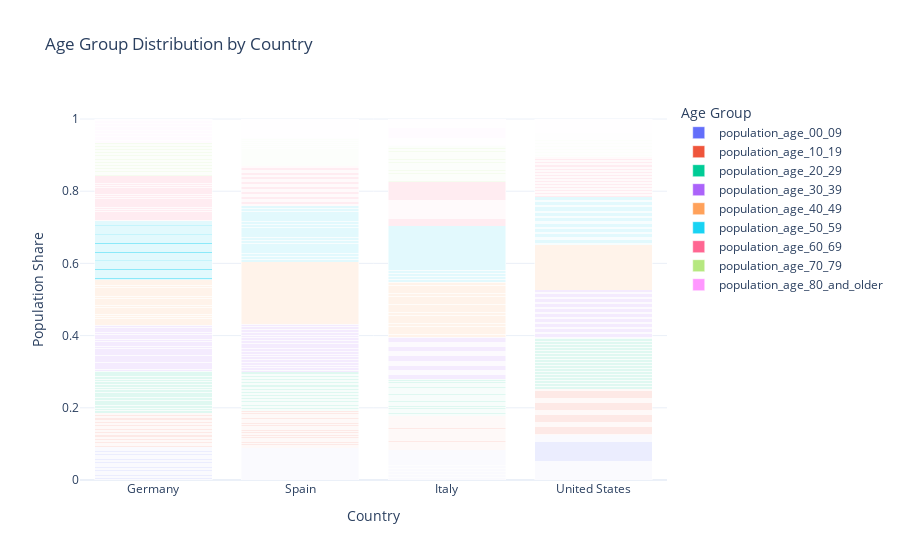

The notebook cell saved with this chart:
### Markdown cell above
6. What is the age distribution for each country?

### Code cell
#Age group by country

age_columns = ["population_age_00_09", "population_age_10_19", "population_age_20_29", 
               "population_age_30_39", "population_age_40_49", "population_age_50_59", 
               "population_age_60_69", "population_age_70_79", "population_age_80_and_older"]

df_melted = df.melt(id_vars=["country_name"], value_vars=age_columns, 
                    var_name="age_group", value_name="population_value")

# Calculate percentage share of each age group
df_melted["population_share"] = df_melted["population_value"] / df_melted.groupby("country_name")["population_value"].transform("sum")

# Plot age distribution by country
fig = px.bar(df_melted, x="country_name", y="population_share", color="age_group",
             title="Age Group Distribution by Country",
             labels={"country_name":"Country","population_share": "Population Share", "age_group": "Age Group"},
             template="plotly_white", barmode="stack")
fig.show()

### Figure 1 — Plotly figure (JSON) as saved in the notebook; plotly's stock layout.template omitted (floating-point values rounded to 4 significant figures; data arrays with more than 128 entries replaced by an {"elided": "..."} marker saying what was removed)
{"data": [{"alignmentgroup": "True", "hovertemplate": "Age Group=population_age_00_09<br>Country=%{x}<br>Population Share=%{y}<extra></extra>", "legendgroup": "population_age_00_09", "marker": {"color": "#636efa", "pattern": {"shape": ""}}, "name": "population_age_00_09", "offsetgroup": "population_age_00_09", "orientation": "v", "showlegend": true, "textposition": "auto", "type": "bar", "x": {"elided": "505 str values"}, "xaxis": "x", "y": {"elided": "505 float values"}, "yaxis": "y"}, {"alignmentgroup": "True", "hovertemplate": "Age Group=population_age_10_19<br>Country=%{x}<br>Population Share=%{y}<extra></extra>", "legendgroup": "population_age_10_19", "marker": {"color": "#EF553B", "pattern": {"shape": ""}}, "name": "population_age_10_19", "offsetgroup": "population_age_10_19", "orientation": "v", "showlegend": true, "textposition": "auto", "type": "bar", "x": {"elided": "505 str values"}, "xaxis": "x", "y": {"elided": "505 float values"}, "yaxis": "y"}, {"alignmentgroup": "True", "hovertemplate": "Age Group=population_age_20_29<br>Country=%{x}<br>Population Share=%{y}<extra></extra>", "legendgroup": "population_age_20_29", "marker": {"color": "#00cc96", "pattern": {"shape": ""}}, "name": "population_age_20_29", "offsetgroup": "population_age_20_29", "orientation": "v", "showlegend": true, "textposition": "auto", "type": "bar", "x": {"elided": "505 str values"}, "xaxis": "x", "y": {"elided": "505 float values"}, "yaxis": "y"}, {"alignmentgroup": "True", "hovertemplate": "Age Group=population_age_30_39<br>Country=%{x}<br>Population Share=%{y}<extra></extra>", "legendgroup": "population_age_30_39", "marker": {"color": "#ab63fa", "pattern": {"shape": ""}}, "name": "population_age_30_39", "offsetgroup": "population_age_30_39", "orientation": "v", "showlegend": true, "textposition": "auto", "type": "bar", "x": {"elided": "505 str values"}, "xaxis": "x", "y": {"elided": "505 float values"}, "yaxis": "y"}, {"alignmentgroup": "True", "hovertemplate": "Age Group=population_age_40_49<br>Country=%{x}<br>Population Share=%{y}<extra></extra>", "legendgroup": "population_age_40_49", "marker": {"color": "#FFA15A", "pattern": {"shape": ""}}, "name": "population_age_40_49", "offsetgroup": "population_age_40_49", "orientation": "v", "showlegend": true, "textposition": "auto", "type": "bar", "x": {"elided": "505 str values"}, "xaxis": "x", "y": {"elided": "505 float values"}, "yaxis": "y"}, {"alignmentgroup": "True", "hovertemplate": "Age Group=population_age_50_59<br>Country=%{x}<br>Population Share=%{y}<extra></extra>", "legendgroup": "population_age_50_59", "marker": {"color": "#19d3f3", "pattern": {"shape": ""}}, "name": "population_age_50_59", "offsetgroup": "population_age_50_59", "orientation": "v", "showlegend": true, "textposition": "auto", "type": "bar", "x": {"elided": "505 str values"}, "xaxis": "x", "y": {"elided": "505 float values"}, "yaxis": "y"}, {"alignmentgroup": "True", "hovertemplate": "Age Group=population_age_60_69<br>Country=%{x}<br>Population Share=%{y}<extra></extra>", "legendgroup": "population_age_60_69", "marker": {"color": "#FF6692", "pattern": {"shape": ""}}, "name": "population_age_60_69", "offsetgroup": "population_age_60_69", "orientation": "v", "showlegend": true, "textposition": "auto", "type": "bar", "x": {"elided": "505 str values"}, "xaxis": "x", "y": {"elided": "505 float values"}, "yaxis": "y"}, {"alignmentgroup": "True", "hovertemplate": "Age Group=population_age_70_79<br>Country=%{x}<br>Population Share=%{y}<extra></extra>", "legendgroup": "population_age_70_79", "marker": {"color": "#B6E880", "pattern": {"shape": ""}}, "name": "population_age_70_79", "offsetgroup": "population_age_70_79", "orientation": "v", "showlegend": true, "textposition": "auto", "type": "bar", "x": {"elided": "505 str values"}, "xaxis": "x", "y": {"elided": "505 float values"}, "yaxis": "y"}, {"alignmentgroup": "True", "hovertemplate": "Age Group=population_age_80_and_older<br>Country=%{x}<br>Population Share=%{y}<extra></extra>", "legendgroup": "population_age_80_and_older", "marker": {"color": "#FF97FF", "pattern": {"shape": ""}}, "name": "population_age_80_and_older", "offsetgroup": "population_age_80_and_older", "orientation": "v", "showlegend": true, "textposition": "auto", "type": "bar", "x": {"elided": "505 str values"}, "xaxis": "x", "y": {"elided": "505 float values"}, "yaxis": "y"}], "layout": {"barmode": "stack", "legend": {"title": {"text": "Age Group"}, "tracegroupgap": 0}, "title": {"text": "Age Group Distribution by Country"}, "xaxis": {"anchor": "y", "domain": [0, 1], "title": {"text": "Country"}}, "yaxis": {"anchor": "x", "domain": [0, 1], "title": {"text": "Population Share"}}}}
